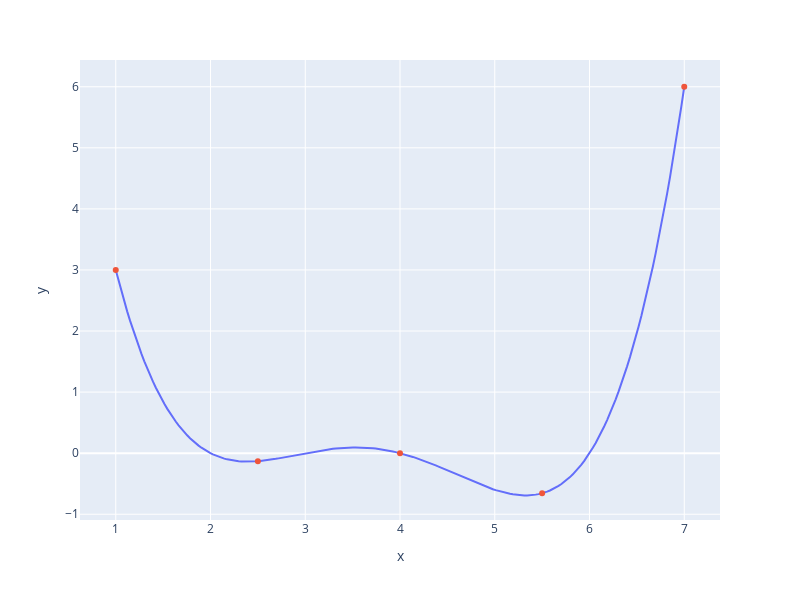

The cell this chart's notebook holds for it:
### Markdown cell above
This process is essentially the same as before where we made a graphical plot, it's just that we're only looking at 20 selected points.

### Code cell
#| code-fold: true
xs = np.linspace(1, 7, 200)
sparse_xs = np.linspace(1, 7, 5)

ys = arbitrary(xs)
sparse_ys = arbitrary(sparse_xs)

fig = px.line(x = xs, y = arbitrary(xs))
fig.add_scatter(x = sparse_xs, y = arbitrary(sparse_xs), mode = "markers")
fig.update_layout(showlegend= False)
fig.update_layout(autosize=False, width=800, height=600)
fig.show()

### Figure 1 — Plotly figure (JSON) as saved in the notebook; plotly's stock layout.template omitted (floating-point values rounded to 4 significant figures; data arrays with more than 128 entries replaced by an {"elided": "..."} marker saying what was removed)
{"data": [{"hovertemplate": "x=%{x}<br>y=%{y}<extra></extra>", "legendgroup": "", "line": {"color": "#636efa", "dash": "solid"}, "marker": {"symbol": "circle"}, "mode": "lines", "name": "", "orientation": "v", "showlegend": false, "type": "scatter", "x": {"elided": "200 float values"}, "xaxis": "x", "y": {"elided": "200 float values"}, "yaxis": "y"}, {"mode": "markers", "type": "scatter", "x": [1, 2.5, 4, 5.5, 7], "y": [3, -0.1313, 0, -0.6562, 6]}], "layout": {"autosize": false, "height": 600, "legend": {"tracegroupgap": 0}, "margin": {"t": 60}, "showlegend": false, "width": 800, "xaxis": {"anchor": "y", "domain": [0, 1], "title": {"text": "x"}}, "yaxis": {"anchor": "x", "domain": [0, 1], "title": {"text": "y"}}}}
